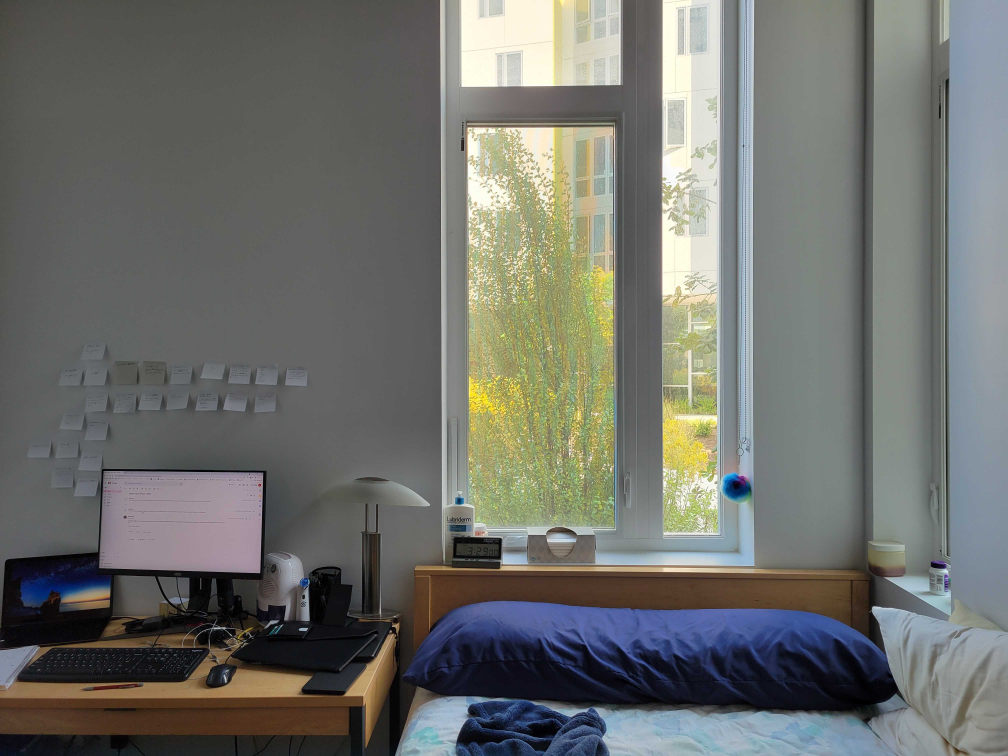
#> input picture Misc/20210712_152846.jpg, 4032 x 3024 px (shown at 1/4 size)
$ python blob_detection.py --image 20210712_152846.jpg
#> lines starting #> are read from the running program, lines starting #| are printed output that depends on the picture; after the words box and inside, x2 and y2 are one past the last pixel; in counts of white or black regions, pixels touching at a corner belong together
# import the necessary packages
from imutils import contours
from skimage import measure
import numpy as np
import argparse
import imutils
import cv2

width = 500
height = 420

# construct the argument parse and parse the arguments
ap = argparse.ArgumentParser()
ap.add_argument("-i", "--image", required=True,
	help="path to the image file")
args = vars(ap.parse_args())

# load the image, convert it to grayscale, and blur it
image = cv2.imread(args["image"])
#> image is the input picture: shape (3024, 4032, 3); mean B, G, R 107.4, 111.8, 110.4
image = cv2.resize(image, (width, height))
#> image: shape (420, 500, 3)
gray = cv2.cvtColor(image, cv2.COLOR_BGR2GRAY)
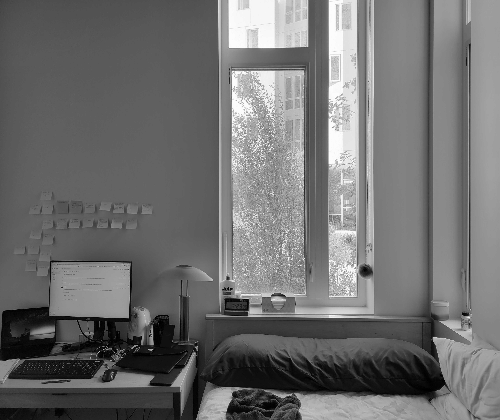
#> gray: shape (420, 500); min 0, max 254, mean 110.8
blurred = cv2.GaussianBlur(gray, (11, 11), 0)
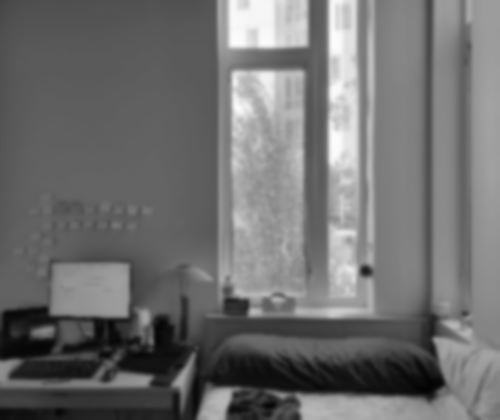
#> blurred: shape (420, 500); min 3, max 252, mean 110.8

# threshold the image to reveal light regions in the
# blurred image
thresh = cv2.threshold(blurred, 180, 255, cv2.THRESH_BINARY)[1]
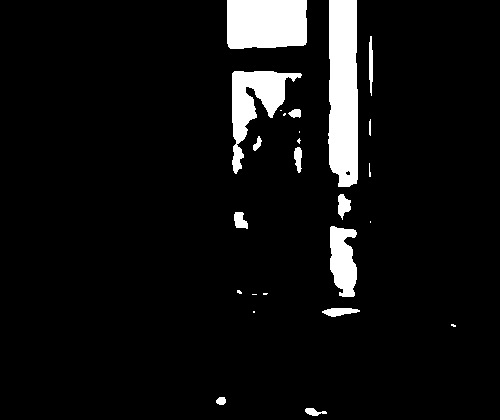
#> thresh: shape (420, 500); 6.9% white; 25 white regions (11 under 20 px), largest, box (x1, y1, x2, y2) and area: (328, 0, 358, 187) 5109, (227, 0, 307, 49) 3780, (232, 71, 302, 174) 2716
# cv2.imshow("Image1", image)
# cv2.imshow("Image2", thresh)
# cv2.waitKey(0)

# perform a series of erosions and dilations to remove
# any small blobs of noise from the thresholded image
thresh = cv2.dilate(thresh, None, iterations=4)
#> thresh: shape (420, 500); 11.4% white; 16 white regions, largest, box (x1, y1, x2, y2) and area: (324, 0, 362, 301) 9833, (228, 67, 306, 178) 5227, (223, 0, 311, 53) 4537
thresh = cv2.erode(thresh, None, iterations=2)
#> thresh: shape (420, 500); 9.2% white; 17 white regions, largest, box (x1, y1, x2, y2) and area: (326, 0, 360, 299) 8385, (225, 0, 309, 51) 4157, (230, 69, 304, 176) 4003
thresh = cv2.erode(thresh, None, iterations=2)
#> thresh: shape (420, 500); 7.2% white; 17 white regions (5 under 20 px), largest, box (x1, y1, x2, y2) and area: (328, 0, 358, 297) 6953, (227, 0, 307, 49) 3793, (232, 71, 302, 174) 3135
thresh = cv2.dilate(thresh, None, iterations=4)


# perform a connected component analysis on the thresholded
# image, then initialize a mask to store only the "large"
# components
labels = measure.label(thresh, neighbors=8, background=0)
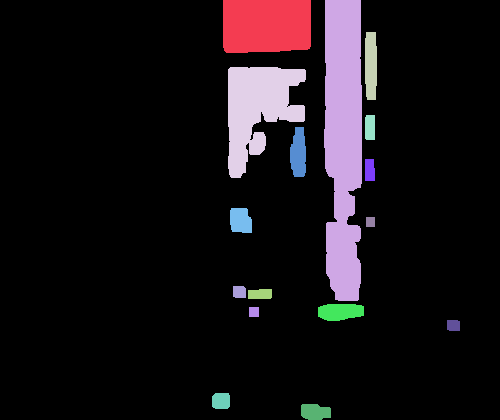
#> labels: shape (420, 500) int64; 17 distinct labels, from 0 to 16; one colour per label, 0 black
mask = np.zeros(thresh.shape, dtype="uint8")

# loop over the unique components
for label in np.unique(labels):
	# if this is the background label, ignore it
	if label == 0:
		continue

	# otherwise, construct the label mask and count the
	# number of pixels
	labelMask = np.zeros(thresh.shape, dtype="uint8")
	labelMask[labels == label] = 255
	numPixels = cv2.countNonZero(labelMask)

	# if the number of pixels in the component is sufficiently
	# large, then add it to our mask of "large blobs"
	if numPixels > 300:
		mask = cv2.add(mask, labelMask)
#> this loop made 17 passes
#> numPixels on passes 2 to 13: 4537, 9833, 763, 5227, 247, 663, 211, 489, 90, 151, 228, 664
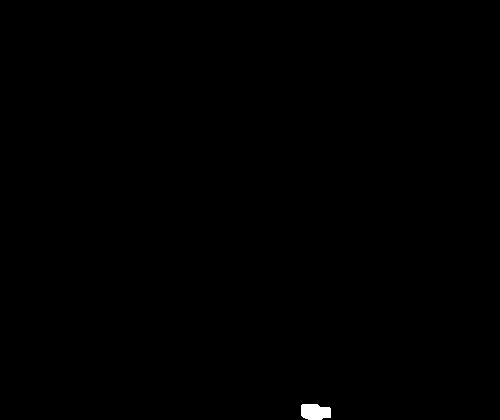
#> labelMask: shape (420, 500); 0.2% white; 1 white region, box (x1, y1, x2, y2) and area: (301, 404, 331, 420) 411
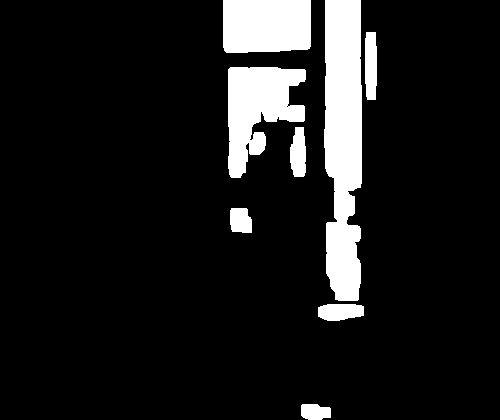
#> mask: shape (420, 500); 10.8% white; 8 white regions

# find the contours in the mask, then sort them from left to
# right
cnts = cv2.findContours(mask.copy(), cv2.RETR_EXTERNAL,
	cv2.CHAIN_APPROX_SIMPLE)
#> cnts = 8 contours; box (x1, y1, x2, y2) and area: (324, 0, 362, 301) 9484, (228, 67, 306, 178) 4998, (223, 0, 311, 53) 4401, (365, 32, 377, 100) 686, (318, 304, 364, 321) 609, (290, 127, 306, 177) 604, (230, 208, 252, 233) 447, (301, 404, 331, 420) 372
cnts = imutils.grab_contours(cnts)
cnts = contours.sort_contours(cnts)[0]

# loop over the contours
for (i, c) in enumerate(cnts):
	# draw the bright spot on the image
	(x, y, w, h) = cv2.boundingRect(c)
	((cX, cY), radius) = cv2.minEnclosingCircle(c)
	cv2.circle(image, (int(cX), int(cY)), int(radius),
		(0, 0, 255), 3)
	cv2.putText(image, "#{}".format(i + 1), (x, y - 15),
		cv2.FONT_HERSHEY_SIMPLEX, 0.45, (0, 0, 255), 2)
#> this loop made 8 passes
#> (x, y, w, h, cX, cY, radius) on passes 1 to 8: (223, 0, 88, 53, 266.5, 24.14, 49.75), (228, 67, 78, 111, 265.5, 121.7, 65.22), (230, 208, 22, 25, 241, 220, 15.62), (290, 127, 16, 50, 298.5, 151.5, 24.91), (301, 404, 30, 16, 315.5, 411, 15.69), (318, 304, 46, 17, 340.5, 311, 23.05), (324, 0, 38, 301, 342.5, 149.8, 150.9), (365, 32, 12, 68, 370.5, 65.5, 33.8)
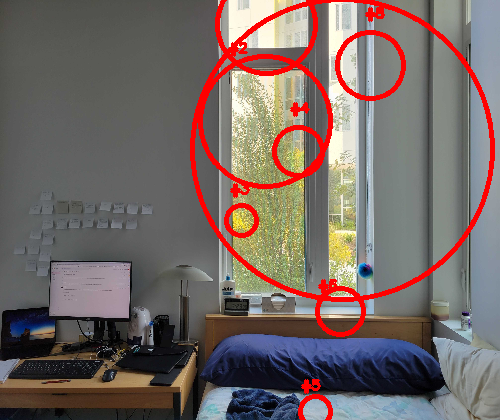
#> image: shape (420, 500, 3); mean B, G, R 100.4, 104.2, 116.8

# show the output image
cv2.imshow("Image", image)
cv2.waitKey(0)
